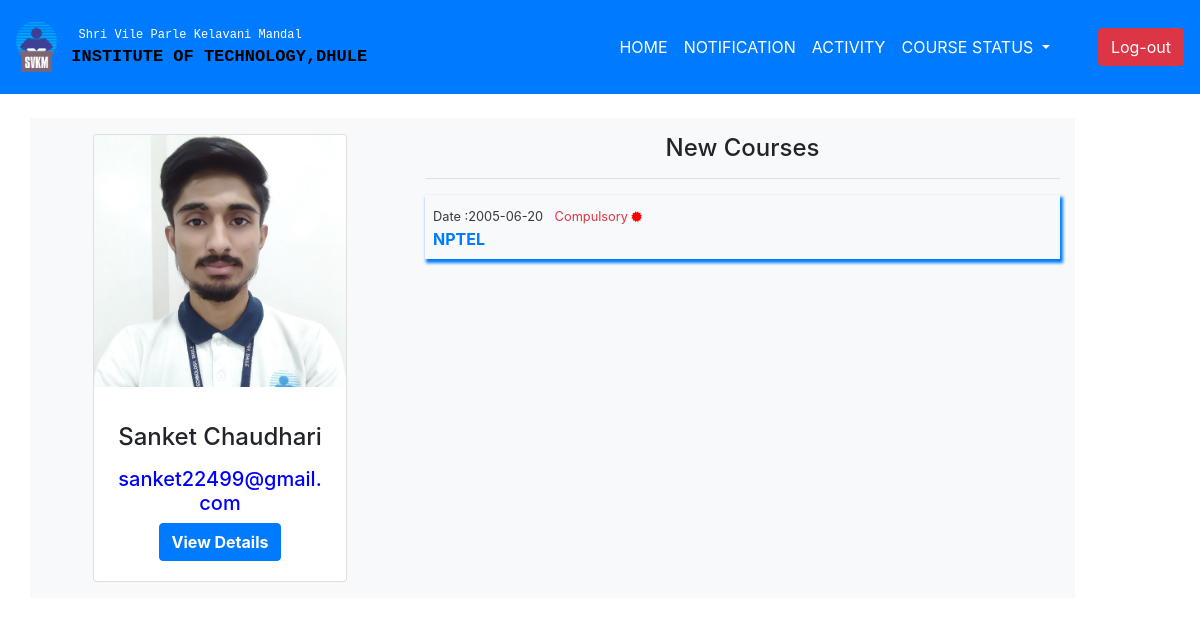
Page /new_c.php?s=1400217001&eid=18 on the committed database.
### tables this page shows
CREATE TABLE `registration` (
  `id` int(10) NOT NULL,
  `name` varchar(50) NOT NULL,
  `number` bigint(100) NOT NULL,
  `address` text NOT NULL,
  `bdate` date NOT NULL,
  `dept` varchar(40) NOT NULL,
  `year` text NOT NULL,
  `sid` int(50) NOT NULL,
  `email` text NOT NULL,
  `pass` text NOT NULL,
  `img` text NOT NULL
);

CREATE TABLE `c_stud` (
  `id` int(10) NOT NULL,
  `sid` bigint(100) NOT NULL,
  `year` text NOT NULL,
  `status` text NOT NULL,
  `select_c` varchar(100) NOT NULL,
  `e_course` text NOT NULL,
  `comp` text NOT NULL,
  `link` text NOT NULL,
  `date` date NOT NULL
);

### new_c.php (the view, shortened to what this page needs)
<!doctype html>
<html lang="en">
  <head>
    <link rel="stylesheet" href="https://stackpath.bootstrapcdn.com/bootstrap/4.4.1/css/bootstrap.min.css">
      <link rel="stylesheet" type="text/css" href="style.css">
<link rel="stylesheet" href="https://cdnjs.cloudflare.com/ajax/libs/font-awesome/4.7.0/css/font-awesome.min.css">
  </head>
  <body>
<?php
    include('db.php');
    $sql = mysqli_query($conn, "select * from registration where id = '".$_GET['eid']."' ");
    while($row=mysqli_fetch_assoc($sql)){
    $s = $row['sid'];
?>
        <nav class="navbar navbar-expand-lg  navbar-dark bg-primary navbar-fixed-top">
            <img class="" src="logo.png" style="width: 3.5%; height: 1.8%">
              <pre style="font-size: 12px; color: white;">
   Shri Vile Parle Kelavani Mandal
  <b style="font-size: 17px; color: black;" class="text-uppercase">Institute Of Technology,Dhule  </b></pre>
            <div class="collapse navbar-collapse" id="navbarTogglerDemo02">
                <ul class="navbar-nav ml-auto mt-2 mt-lg-0">
                  <li class="nav-item active">
                    <a class="nav-link text-uppercase" href="Profile.php?eid=<?php echo $_GET['eid'];?>&s=<?php echo $row['sid']; ?>">Home <span class="sr-only">(current)</span></a>
                  </li>
                  <li class="nav-item dropdown">
                    <a class="nav-link text-uppercase" style="color: white" href="#" id="navbardrop" data-toggle="dropdown">
                      Notification
                  	</a>
                  </li>
                  <li class="nav-item active">
                    <a class="nav-link text-uppercase" href="activity.php?eid=<?php echo $_GET['eid'];?>&s=<?php echo $s; ?>">Activity <span class="sr-only">(current)</span></a>
                  </li>
                   <li class="nav-item dropdown">
                    <a class="nav-link dropdown-toggle text-white text-uppercase pr-5" style="color: black" href="#" id="navbardrop" data-toggle="dropdown">
                      Course Status
                    </a>
                  </li>
                </ul>
             <form class="form-inline my-2 my-lg-0" action="logout.php">
               <a href="logout.php"><button class="btn btn-danger my-2 my-sm-0" type="submit">Log-out</button></a>
            </form>
        </div>
      </nav>
      <?php
    }
    ?>
<?php
    include('db.php');
    $sql = mysqli_query($conn, "select * from registration where id = '".$_GET['eid']."' ");
    while($row=mysqli_fetch_assoc($sql)){
    $d = $row['id'];
?>
<div class="container my-4">
    <div class="row">
        <div class="col-lg-4 col-md-4 col-sm-2 col-2 text-center bg-light py-3">
              <div class="card mx-5">
                   <img class="card-img-top pb-3" src="img/<?php echo $row['img']; ?>" alt="Card image">
                  <div class="card-body">
                      <h4 class="card-title"><p><?php echo $row['name']; ?></p></h4>
                      <h5><p class="card-text" style="color: blue"> <?php echo $row['email']; ?></p></h5>
                    <a href="detail.php?eid=<?php echo $d; ?>" style="color: black"><button class="btn btn-primary "><b>View Details</b>  </button></a>
                  </div>
              </div>
        </div> <?php } ?>
          <div class="col-lg-7 col-md-7 col-sm-5 col-6 bg-light py-3">
            <center><h4>New Courses</h4></center>
            <hr style="color: 1px solid blue">
            <section>
            <?php
                    include('db.php');
                    $ss1 = mysqli_query($conn, "select * from c_stud where status = 'unok' and sid = '".$_GET['s']."' ");
                    while ($rr1=mysqli_fetch_array($ss1)) {
                    ?>
              <a href="new_c_view.php?id=<?php echo $rr1['id'] ?>&eid=<?php echo $_GET['eid'];?>&s=<?php echo $_GET['s']; ?>" style="text-decoration: none">
                <div class=" p-2 b">
                  <small class="text-dark">Date :<?php echo $rr1['date']; ?>
                    <span class="pl-2 text-danger">
                      <?php
                        if($rr1['comp'] == 'yes')
                          {
                            echo 'Compulsory'; ?>
                            <i class="fa fa-certificate" style="font-size:12px;color:red"></i>
                            <?php
                          }
                      ?>
                      </span>
                    </small>
                    <br>
                <b><?php echo $rr1['select_c'] ?>
              </div>
              </a>
              <br>
<?php
                  }
?>
</section>
  </div></div>
    </div>
  </body>

### new_c.php (style rules this page uses)
* { padding:0px; margin:0px; }
.b { box-shadow: 2px 3px 3px 1px; }

### rows in the picture
registration: img (picture), name "Sanket Chaudhari", email "sanket22499@gmail.com"
c_stud: date "2005-06-20", comp "Compulsory", select_c "NPTEL"
